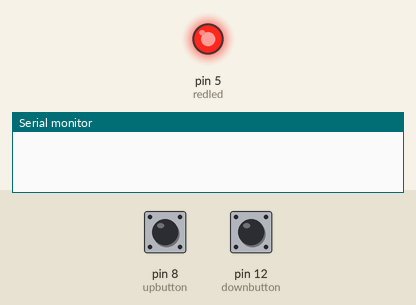
Bench run of a sketch on a simulated Arduino Uno, built with avr-gcc and run on an emulated ATmega328P. Parts: output pins drawn as LEDs (lit = HIGH), the last lines printed to the serial monitor. The test bench sets the inputs (shaded band); at power-on: pin 12 (downbutton) HIGH, pin 8 (upbutton) HIGH.

Above: at 1.2 s.
1.3 s: pin 12 (downbutton) pulled LOW for 0.15 s
At 2.3 s:
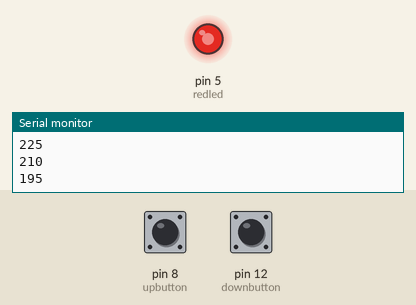
2.9 s: pin 12 (downbutton) pulled LOW for 1 s
At 4.6 s:
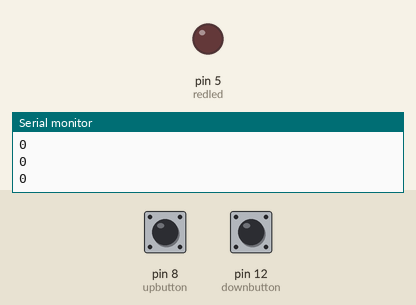
5.9 s: pin 8 (upbutton) pulled LOW for 1 s
At 6.11 s:
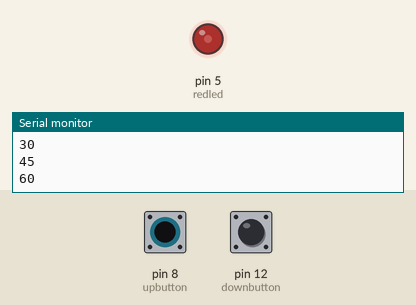
8.9 s: pin 12 (downbutton) pulled LOW for 3.2 s
At 9.26 s:
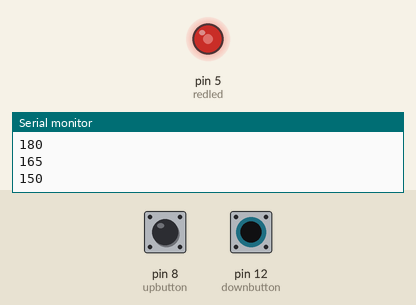
13.6 s: pin 8 (upbutton) pulled LOW for 0.15 s
At 14.1 s:
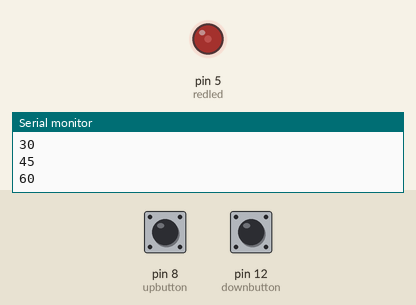
Timing chart, 0 to 16.2 s (numbered marks = the images above; inputs shaded):
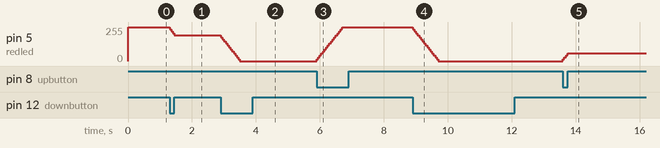

The sketch:

exercicio_buttondimled1.ino
```cpp
int redled = 5;
int upbutton = 8;
int downbutton = 12;
int dt = 50;
int upval;
int downval;
int ledval = 255;
int changert = 15;
void setup()
{
	Serial.begin(9600);
  	pinMode(redled, OUTPUT);
  	pinMode(upbutton, INPUT);
  	pinMode(downbutton, INPUT);
}

void loop()
{
	analogWrite(redled, ledval);
  	upval = digitalRead(upbutton);
  	downval = digitalRead(downbutton);
  while(upval == 0){
    if (ledval < 255 && upval == 0) {
  	ledval += changert;
    }else {
     ledval = 255;
    }
    analogWrite(redled, ledval);
    upval = digitalRead(upbutton);
  	downval = digitalRead(downbutton);
    delay(dt);
	Serial.println(ledval);
  }
  while (downval == 0){
    if (downval == 0 && ledval> 0){
   	ledval -= changert;
    }else{
     ledval = 0;
    }
    analogWrite(redled, ledval);
    upval = digitalRead(upbutton);
  	downval = digitalRead(downbutton);
    delay(dt);
    Serial.println(ledval);
  }
}
```

Measured:
- after the input at 1.3 s, pin 5 (redled): 255/255 → 195/255 at once
- after the input at 2.9 s, pin 5 (redled): moves from 195/255 to 0/255 over 0.60 s, starting at once
- after the input at 5.9 s, pin 5 (redled): moves from 0/255 to 255/255 over 0.80 s, starting at once
- after the input at 8.9 s, pin 5 (redled): moves from 255/255 to 0/255 over 0.80 s, starting at once
- after the input at 13.6 s, pin 5 (redled): 0/255 → 60/255 at once
